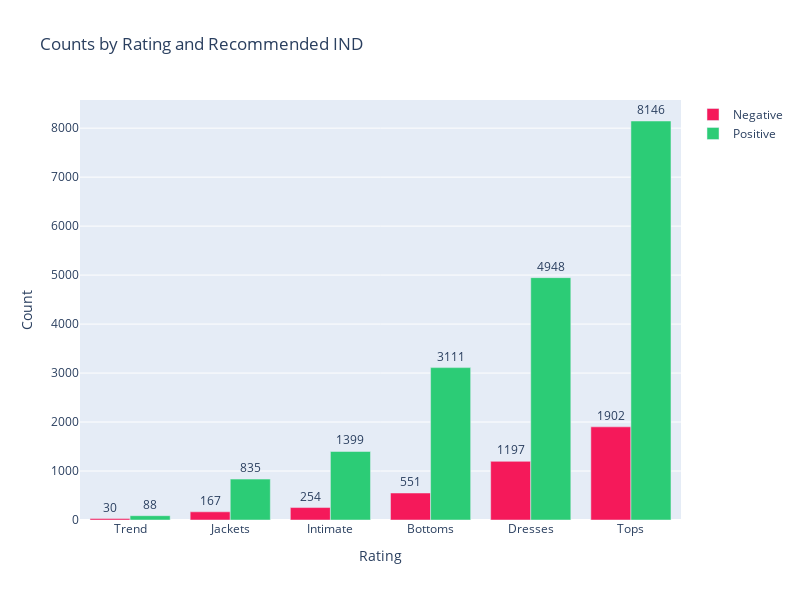

Notebook code cell kept with this figure:
### Code cell
import plotly.graph_objects as go
import plotly.express as px

plot_data = df.groupby(['Recommended IND'])
plot_data = plot_data['Department Name'].value_counts().reset_index(name='Count')
plot_data = plot_data.sort_values(by='Count', ascending=True)
fig = go.Figure()

for ind in plot_data['Recommended IND'].unique():
    data = plot_data[plot_data['Recommended IND'] == ind]
    if ind == 0:
        _name = 'Negative'
        _color = '#F5195A'
    else:
        _name = 'Positive'
        _color = '#2CCC76'
        
    fig.add_trace(
        go.Bar(x=data['Department Name'], y=data['Count'], 
               text=data['Count'], textposition='outside', 
               name=_name, marker_color=_color))
    
fig.update_layout(title='Counts by Rating and Recommended IND',
                  xaxis_title='Rating',
                  yaxis_title='Count',
                  barmode='group',
                  width=800,
                  height=600)

fig.show()

### Figure 1 — Plotly figure (JSON) as saved in the notebook; plotly's stock layout.template omitted (floating-point values rounded to 4 significant figures)
{"data": [{"marker": {"color": "#F5195A"}, "name": "Negative", "text": [30, 167, 254, 551, 1197, 1902], "textposition": "outside", "type": "bar", "x": ["Trend", "Jackets", "Intimate", "Bottoms", "Dresses", "Tops"], "y": [30, 167, 254, 551, 1197, 1902]}, {"marker": {"color": "#2CCC76"}, "name": "Positive", "text": [88, 835, 1399, 3111, 4948, 8146], "textposition": "outside", "type": "bar", "x": ["Trend", "Jackets", "Intimate", "Bottoms", "Dresses", "Tops"], "y": [88, 835, 1399, 3111, 4948, 8146]}], "layout": {"barmode": "group", "height": 600, "title": {"text": "Counts by Rating and Recommended IND"}, "width": 800, "xaxis": {"title": {"text": "Rating"}}, "yaxis": {"title": {"text": "Count"}}}}
